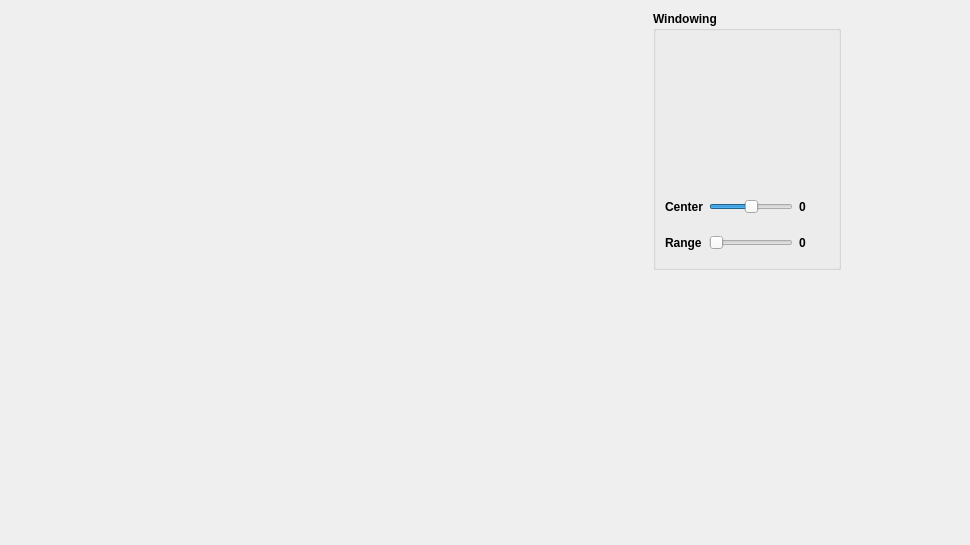
                  <widget class="QWidget" name="Difference">
                   <property name="geometry">
                    <rect>
                     <x>0</x>
                     <y>0</y>
                     <width>970</width>
                     <height>545</height>
                    </rect>
                   </property>
                   <attribute name="label">
                    <string>Difference</string>
                   </attribute>
                   <layout class="QGridLayout" name="gridLayout_12">
                    <item row="0" column="0" rowspan="2">
                     <widget class="matplotlibWidget" name="Display_Difference" native="true">
                      <property name="enabled">
                       <bool>true</bool>
                      </property>
                      <property name="sizePolicy">
                       <sizepolicy hsizetype="Expanding" vsizetype="Expanding">
                        <horstretch>0</horstretch>
                        <verstretch>0</verstretch>
                       </sizepolicy>
                      </property>
                      <property name="minimumSize">
                       <size>
                        <width>300</width>
                        <height>300</height>
                       </size>
                      </property>
                      <property name="maximumSize">
                       <size>
                        <width>400</width>
                        <height>400</height>
                       </size>
                      </property>
                     </widget>
                    </item>
                    <item row="0" column="1">
                     <widget class="QGroupBox" name="groupBox_17">
                      <property name="sizePolicy">
                       <sizepolicy hsizetype="Maximum" vsizetype="Maximum">
                        <horstretch>0</horstretch>
                        <verstretch>0</verstretch>
                       </sizepolicy>
                      </property>
                      <property name="minimumSize">
                       <size>
                        <width>0</width>
                        <height>0</height>
                       </size>
                      </property>
                      <property name="maximumSize">
                       <size>
                        <width>16777215</width>
                        <height>100000</height>
                       </size>
                      </property>
                      <property name="font">
                       <font>
                        <weight>75</weight>
                        <italic>false</italic>
                        <bold>true</bold>
                       </font>
                      </property>
                      <property name="title">
                       <string>Windowing</string>
                      </property>
                      <layout class="QGridLayout" name="gridLayout_10">
                       <item row="0" column="0" colspan="3">
                        <widget class="matplotlibWidget" name="Display_Difference_Hist" native="true">
                         <property name="sizePolicy">
                          <sizepolicy hsizetype="MinimumExpanding" vsizetype="MinimumExpanding">
                           <horstretch>0</horstretch>
                           <verstretch>0</verstretch>
                          </sizepolicy>
                         </property>
                         <property name="minimumSize">
                          <size>
                           <width>100</width>
                           <height>80</height>
                          </size>
                         </property>
                        </widget>
                       </item>
                       <item row="1" column="0">
                        <widget class="QLabel" name="label_42">
                         <property name="font">
                          <font>
                           <weight>75</weight>
                           <italic>false</italic>
                           <bold>true</bold>
                          </font>
                         </property>
                         <property name="text">
                          <string>Center</string>
                         </property>
                        </widget>
                       </item>
                       <item row="1" column="1">
                        <widget class="QSlider" name="Slider_Difference_GV_center">
                         <property name="sizePolicy">
                          <sizepolicy hsizetype="MinimumExpanding" vsizetype="MinimumExpanding">
                           <horstretch>0</horstretch>
                           <verstretch>0</verstretch>
                          </sizepolicy>
                         </property>
                         <property name="minimumSize">
                          <size>
                           <width>20</width>
                           <height>20</height>
                          </size>
                         </property>
                         <property name="maximumSize">
                          <size>
                           <width>16777215</width>
                           <height>30</height>
                          </size>
                         </property>
                         <property name="minimum">
                          <number>-100</number>
                         </property>
                         <property name="maximum">
                          <number>100</number>
                         </property>
                         <property name="orientation">
                          <enum>Qt::Horizontal</enum>
                         </property>
                        </widget>
                       </item>
                       <item row="1" column="2">
                        <widget class="QLabel" name="Txt_Difference_GV_center">
                         <property name="minimumSize">
                          <size>
                           <width>30</width>
                           <height>0</height>
                          </size>
                         </property>
                         <property name="autoFillBackground">
                          <bool>false</bool>
                         </property>
                         <property name="text">
                          <string>0</string>
                         </property>
                        </widget>
                       </item>
                       <item row="2" column="0">
                        <widget class="QLabel" name="label_43">
                         <property name="font">
                          <font>
                           <weight>75</weight>
                           <italic>false</italic>
                           <bold>true</bold>
                          </font>
                         </property>
                         <property name="text">
                          <string>Range</string>
                         </property>
                        </widget>
                       </item>
                       <item row="2" column="1">
                        <widget class="QSlider" name="Slider_Difference_GV_range">
                         <property name="sizePolicy">
                          <sizepolicy hsizetype="MinimumExpanding" vsizetype="MinimumExpanding">
                           <horstretch>0</horstretch>
                           <verstretch>0</verstretch>
                          </sizepolicy>
                         </property>
                         <property name="minimumSize">
                          <size>
                           <width>41</width>
                           <height>20</height>
                          </size>
                         </property>
                         <property name="maximumSize">
                          <size>
                           <width>16777215</width>
                           <height>30</height>
                          </size>
                         </property>
                         <property name="maximum">
                          <number>200</number>
                         </property>
                         <property name="orientation">
                          <enum>Qt::Horizontal</enum>
                         </property>
                        </widget>
                       </item>
                       <item row="2" column="2">
                        <widget class="QLabel" name="Txt_Difference_GV_range">
                         <property name="minimumSize">
                          <size>
                           <width>30</width>
                           <height>0</height>
                          </size>
                         </property>
                         <property name="text">
                          <string>0</string>
                         </property>
                        </widget>
                       </item>
                      </layout>
                     </widget>
                    </item>
                   </layout>
                  </widget>
